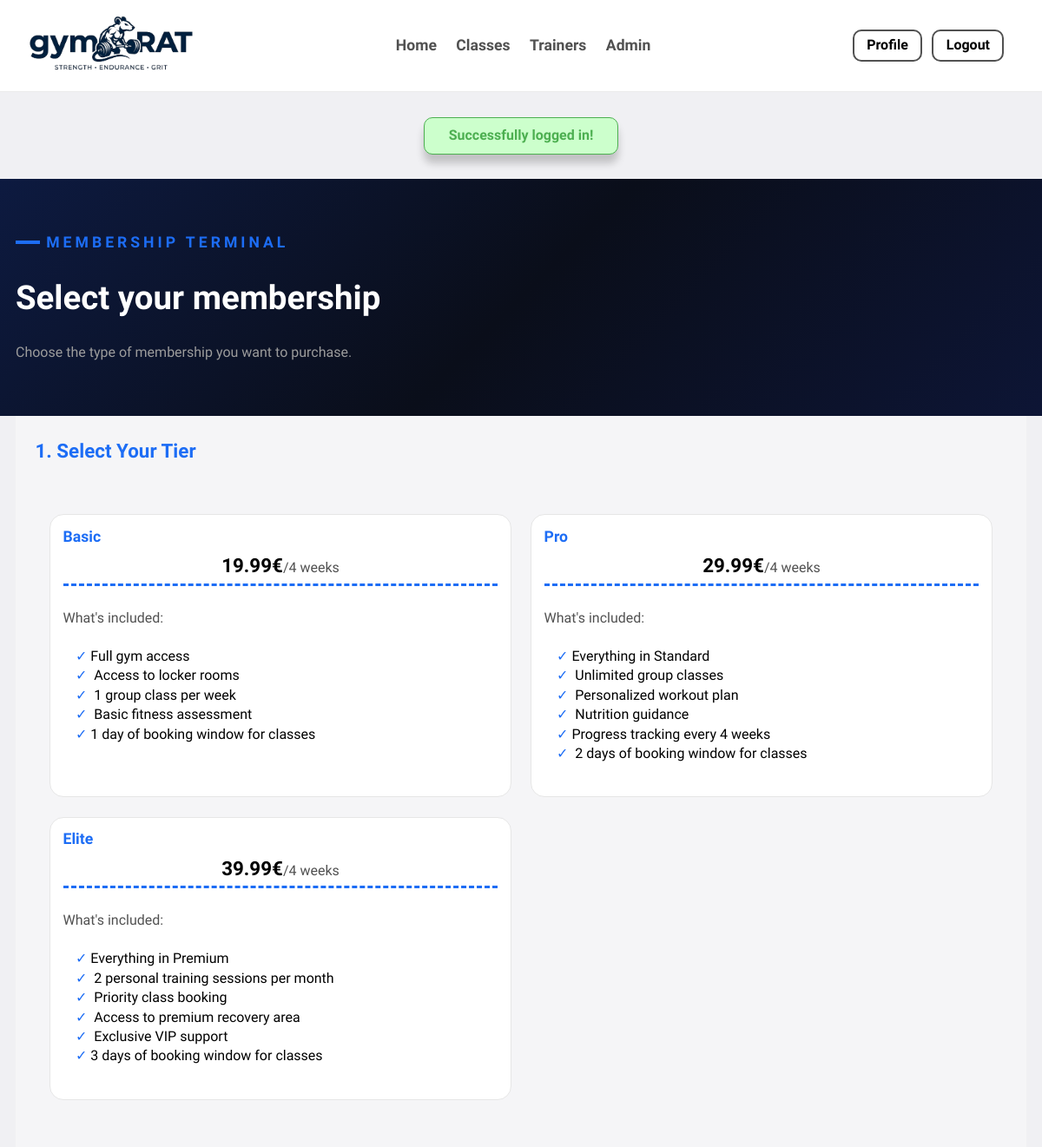
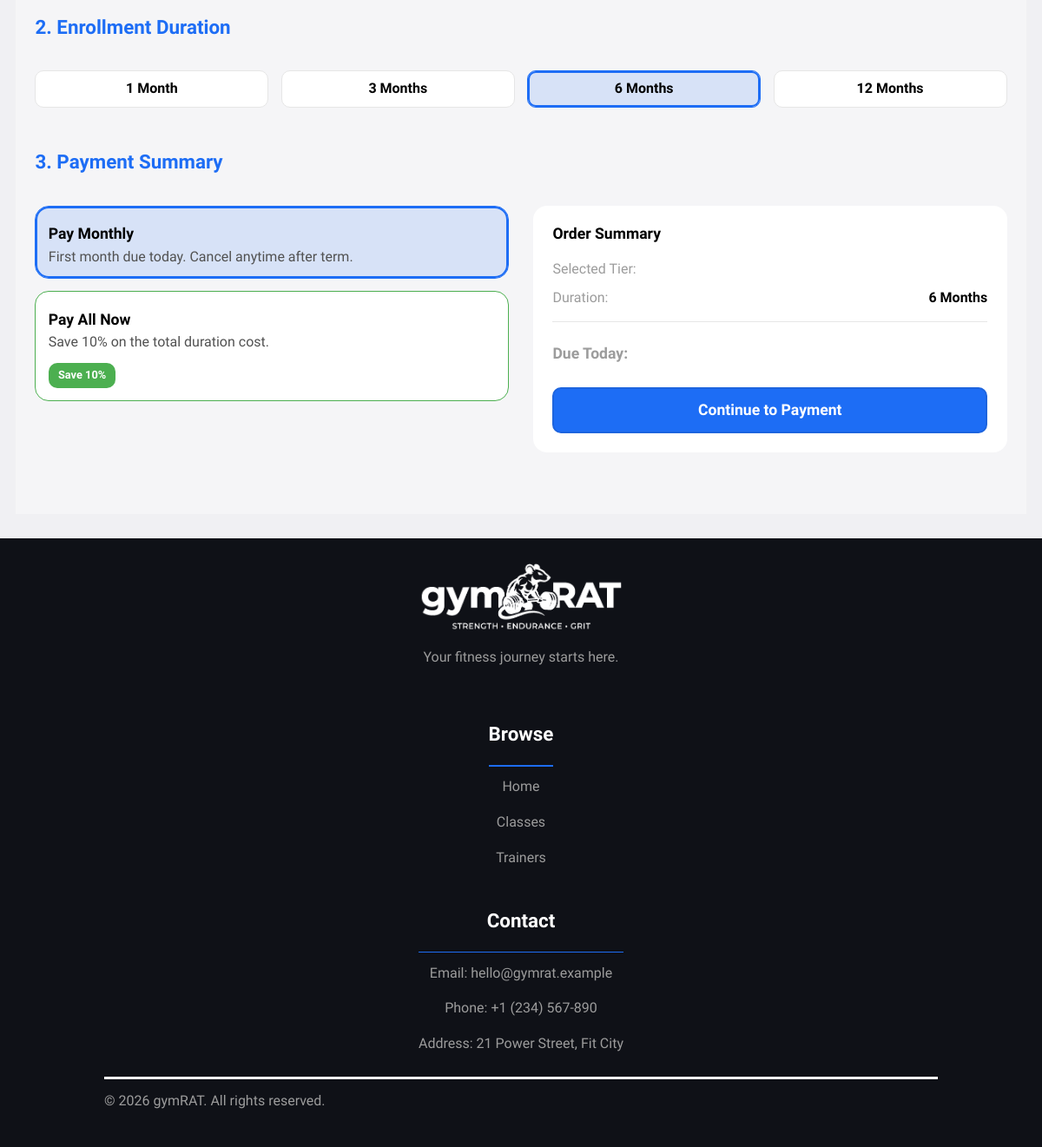
The page /pages/membership_terminal.php (signed in) on the database its author committed (2 pictures, top to bottom).
### tables this page shows
CREATE TABLE MembershipTier(
    id INTEGER NOT NULL,
    name TEXT NOT NULL,
    description TEXT NOT NULL,
    monthly_fee REAL NOT NULL,
    booking_window_days INTEGER NOT NULL, -- number of days in advance that the user can book a class session (0 means same day)
    is_active INTEGER NOT NULL DEFAULT 1, -- whether the tier is active and can be subscribed to by users
    
    CONSTRAINT PK_MembershipTier PRIMARY KEY (id),
    CONSTRAINT ValidMonthlyFee CHECK (monthly_fee > 0),
    CONSTRAINT ValidBookingWindow CHECK (booking_window_days > 0)
);

### database/membership_tier.class.php (called while the page is built, shortened)
<?php
  class MembershipTier {
    public static function getActiveMembershipTiers(PDO $db) : array {
      $stmt = $db->prepare('SELECT * FROM MembershipTier WHERE is_active = 1 ORDER BY monthly_fee ASC');
      $stmt->execute();
      $tiers = [];
      while ($row = $stmt->fetch()) {
        $tiers[] = new MembershipTier(
          (int)$row['id'],
          $row['name'],
          $row['description'],
          (float)$row['monthly_fee'],
          (int)$row['booking_window_days'],
          (bool)$row['is_active']
        );
      }
      return $tiers;
    }
  }
?>

### templates/membership_terminal.php (the view, shortened to what this page needs)
<?php function drawMembershipTerminal(int $id, string $planName, float $price, array $features, int $plan_id) { ?>
  <label class="card membership-plan">
    <article>
      <h3><?= htmlspecialchars($planName) ?></h3>
      <p><span><?= $price; ?>€</span>/4 weeks</p>
      <p>What's included:</p>
      <ul>
        <?php foreach ($features as $feature) { ?>
          <li><?= htmlspecialchars($feature) ?></li>
        <?php } ?>
      </ul>
    </article>
  </label>
<?php } ?>
<?php function drawMembershipPlansTerminal(array $plans, int $plan_id) { ?>
  <div class="plans">
    <?php foreach ($plans as $plan) {
      $features = explode(';', $plan->getDescription());
      drawMembershipTerminal($plan->getId(), $plan->getName(), $plan->getMonthlyFee(), $features, $plan_id);
    } ?>
  </div>
<?php } ?>
<?php function drawMembershipTerminalContainer(array $plans, int $plan_id) { ?>
  <div id="membership">
    <section class="container">
      <?php drawMembershipPlansTerminal($plans, $plan_id); ?>
    </section>
  </div>
<?php } ?>
<?php function drawMembershipTerminalForm(array $plans, int $plan_id, Session $session) { ?>
  <section id="membership-terminal" class="container">
    <form action="../actions/action_checkout_membership.php" method="POST" id="membership-form">
      <fieldset class="terminal-step" id="step-tier">
        <legend>
          <h2>1. Select Your Tier</h2>
        </legend>
        <?php drawMembershipTerminalContainer($plans, $plan_id); ?>
      </fieldset>
      <fieldset class="terminal-step" id="step-duration">
        <legend><h2>2. Enrollment Duration</h2></legend>
        <div class="duration-pills">
          <label class="duration-pill" for="dur-1">
            <span class="pill-text">1 Month</span>
          </label>
          <label class="duration-pill" for="dur-3">
            <span class="pill-text">3 Months</span>
          </label>
          <label class="duration-pill" for="dur-6">
            <span class="pill-text">6 Months</span>
          </label>
          <label class="duration-pill" for="dur-12">
            <span class="pill-text">12 Months</span>
          </label>
        </div>
      </fieldset>
      <fieldset class="terminal-step" id="step-payment">
          <legend><h2>3. Payment Summary</h2></legend>
          <div class="payment-grid">
            <div class="payment-options">
              <article class="card payment-card">
                <label for="pay-monthly" class="pay-content">
                  <header>
                    <h4>Pay Monthly</h4>
                  </header>
                  <p>First month due today. Cancel anytime after term.</p>
                </label>
              </article>
              <article class="card payment-card highlight-save">
                <label for="pay-upfront" class="pay-content">
                  <header>
                    <h4>Pay All Now</h4>
                  </header>
                  <p>Save 10% on the total duration cost.</p>
                  <span class="badge-save">Save 10%</span>
                </label>
              </article>
            </div>
            <aside class="summary-box">
              <header>
                <h3>Order Summary</h3>
              </header>
              <div class="summary-row">
                <span>Selected Tier:</span>
              </div>
              <div class="summary-row">
                <span>Duration:</span>
                <strong id="summary-duration"></strong>
              </div>
              <hr>
              <div class="summary-row total">
                <span>Due Today:</span>
              </div>
              <footer>
                <button type="submit" class="btn blue large wide btn-cta">Continue to Payment</button>
              </footer>
            </aside>
          </div>
        </fieldset>
      </form>
  </section>
<?php } ?>

### rows shown on the page
membershiptier: name "Basic", monthly_fee "19.99", feature "Full gym access", feature "Access to locker rooms", feature "1 group class per week", feature "Basic fitness assessment", feature "1 day of booking window for classes"
membershiptier: name "Pro", monthly_fee "29.99", feature "Everything in Standard", feature "Unlimited group classes", feature "Personalized workout plan", feature "Nutrition guidance", feature "Progress tracking every 4 weeks", feature "2 days of booking window for classes"
membershiptier: name "Elite", monthly_fee "39.99", feature "Everything in Premium", feature "2 personal training sessions per month", feature "Priority class booking", feature "Access to premium recovery area", feature "Exclusive VIP support", feature "3 days of booking window for classes"

### other values the page prints
$message['text'] "Successfully logged in!"
$detail "MEMBERSHIP TERMINAL"
$title "Select your membership"
$description "Choose the type of membership you want to purchase."
